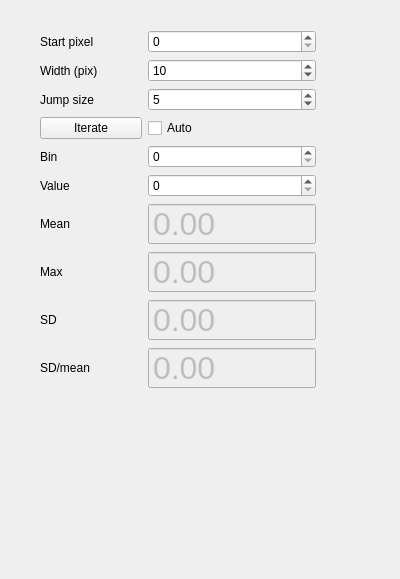
<?xml version="1.0" encoding="UTF-8"?>
<ui version="4.0">
 <class>Form</class>
 <widget class="QWidget" name="Form">
  <property name="geometry">
   <rect>
    <x>0</x>
    <y>0</y>
    <width>400</width>
    <height>579</height>
   </rect>
  </property>
  <property name="windowTitle">
   <string>Form</string>
  </property>
  <widget class="QWidget" name="gridLayoutWidget">
   <property name="geometry">
    <rect>
     <x>40</x>
     <y>30</y>
     <width>276</width>
     <height>359</height>
    </rect>
   </property>
   <layout class="QGridLayout" name="gridLayout">
    <item row="8" column="0">
     <widget class="QLabel" name="label_8">
      <property name="text">
       <string>SD</string>
      </property>
     </widget>
    </item>
    <item row="3" column="0">
     <widget class="QPushButton" name="iterateButton">
      <property name="text">
       <string>Iterate</string>
      </property>
     </widget>
    </item>
    <item row="4" column="1">
     <widget class="QSpinBox" name="binNumberSpin"/>
    </item>
    <item row="4" column="0">
     <widget class="QLabel" name="label_4">
      <property name="text">
       <string>Bin</string>
      </property>
     </widget>
    </item>
    <item row="5" column="0">
     <widget class="QLabel" name="label_5">
      <property name="text">
       <string>Value</string>
      </property>
     </widget>
    </item>
    <item row="3" column="1">
     <widget class="QCheckBox" name="autoCheckBox">
      <property name="text">
       <string>Auto</string>
      </property>
     </widget>
    </item>
    <item row="6" column="0">
     <widget class="QLabel" name="label_6">
      <property name="text">
       <string>Mean</string>
      </property>
     </widget>
    </item>
    <item row="5" column="1">
     <widget class="QSpinBox" name="valueSpin"/>
    </item>
    <item row="6" column="1">
     <widget class="QDoubleSpinBox" name="meanSpin">
      <property name="enabled">
       <bool>false</bool>
      </property>
      <property name="font">
       <font>
        <pointsize>24</pointsize>
       </font>
      </property>
      <property name="frame">
       <bool>true</bool>
      </property>
      <property name="buttonSymbols">
       <enum>QAbstractSpinBox::NoButtons</enum>
      </property>
      <property name="maximum">
       <double>700000.000000000000000</double>
      </property>
     </widget>
    </item>
    <item row="2" column="0">
     <widget class="QLabel" name="label_3">
      <property name="text">
       <string>Jump size</string>
      </property>
     </widget>
    </item>
    <item row="1" column="0">
     <widget class="QLabel" name="label_2">
      <property name="text">
       <string>Width (pix)</string>
      </property>
     </widget>
    </item>
    <item row="0" column="0">
     <widget class="QLabel" name="label">
      <property name="text">
       <string>Start pixel</string>
      </property>
     </widget>
    </item>
    <item row="0" column="1">
     <widget class="QSpinBox" name="startPixelSpin">
      <property name="maximum">
       <number>300</number>
      </property>
     </widget>
    </item>
    <item row="7" column="0">
     <widget class="QLabel" name="label_7">
      <property name="text">
       <string>Max</string>
      </property>
     </widget>
    </item>
    <item row="2" column="1">
     <widget class="QSpinBox" name="jumpSizeSpin">
      <property name="maximum">
       <number>100</number>
      </property>
      <property name="value">
       <number>5</number>
      </property>
     </widget>
    </item>
    <item row="1" column="1">
     <widget class="QSpinBox" name="widthSpin">
      <property name="maximum">
       <number>300</number>
      </property>
      <property name="value">
       <number>10</number>
      </property>
     </widget>
    </item>
    <item row="7" column="1">
     <widget class="QDoubleSpinBox" name="maxSpin">
      <property name="enabled">
       <bool>false</bool>
      </property>
      <property name="font">
       <font>
        <pointsize>24</pointsize>
       </font>
      </property>
      <property name="frame">
       <bool>true</bool>
      </property>
      <property name="buttonSymbols">
       <enum>QAbstractSpinBox::NoButtons</enum>
      </property>
      <property name="maximum">
       <double>700000.000000000000000</double>
      </property>
     </widget>
    </item>
    <item row="8" column="1">
     <widget class="QDoubleSpinBox" name="sdSpin">
      <property name="enabled">
       <bool>false</bool>
      </property>
      <property name="font">
       <font>
        <pointsize>24</pointsize>
       </font>
      </property>
      <property name="frame">
       <bool>true</bool>
      </property>
      <property name="buttonSymbols">
       <enum>QAbstractSpinBox::NoButtons</enum>
      </property>
      <property name="maximum">
       <double>700000.000000000000000</double>
      </property>
     </widget>
    </item>
    <item row="9" column="1">
     <widget class="QDoubleSpinBox" name="sdOverMeanSpin">
      <property name="enabled">
       <bool>false</bool>
      </property>
      <property name="font">
       <font>
        <pointsize>24</pointsize>
       </font>
      </property>
      <property name="frame">
       <bool>true</bool>
      </property>
      <property name="buttonSymbols">
       <enum>QAbstractSpinBox::NoButtons</enum>
      </property>
      <property name="maximum">
       <double>700000.000000000000000</double>
      </property>
     </widget>
    </item>
    <item row="9" column="0">
     <widget class="QLabel" name="label_9">
      <property name="text">
       <string>SD/mean</string>
      </property>
     </widget>
    </item>
   </layout>
   <zorder>meanSpin</zorder>
   <zorder>label</zorder>
   <zorder>label_2</zorder>
   <zorder>label_3</zorder>
   <zorder>jumpSizeSpin</zorder>
   <zorder>startPixelSpin</zorder>
   <zorder>widthSpin</zorder>
   <zorder>iterateButton</zorder>
   <zorder>label_4</zorder>
   <zorder>label_5</zorder>
   <zorder>binNumberSpin</zorder>
   <zorder>valueSpin</zorder>
   <zorder>autoCheckBox</zorder>
   <zorder>label_6</zorder>
   <zorder>maxSpin</zorder>
   <zorder>sdSpin</zorder>
   <zorder>label_7</zorder>
   <zorder>label_8</zorder>
   <zorder>sdOverMeanSpin</zorder>
   <zorder>label_9</zorder>
  </widget>
  <zorder>gridLayoutWidget</zorder>
  <zorder>meanSpin</zorder>
 </widget>
 <resources/>
 <connections>
  <connection>
   <sender>iterateButton</sender>
   <signal>clicked()</signal>
   <receiver>Form</receiver>
   <slot>handleIterate()</slot>
   <hints>
    <hint type="sourcelabel">
     <x>81</x>
     <y>121</y>
    </hint>
    <hint type="destinationlabel">
     <x>18</x>
     <y>168</y>
    </hint>
   </hints>
  </connection>
 </connections>
 <slots>
  <slot>handleIterate()</slot>
 </slots>
</ui>
